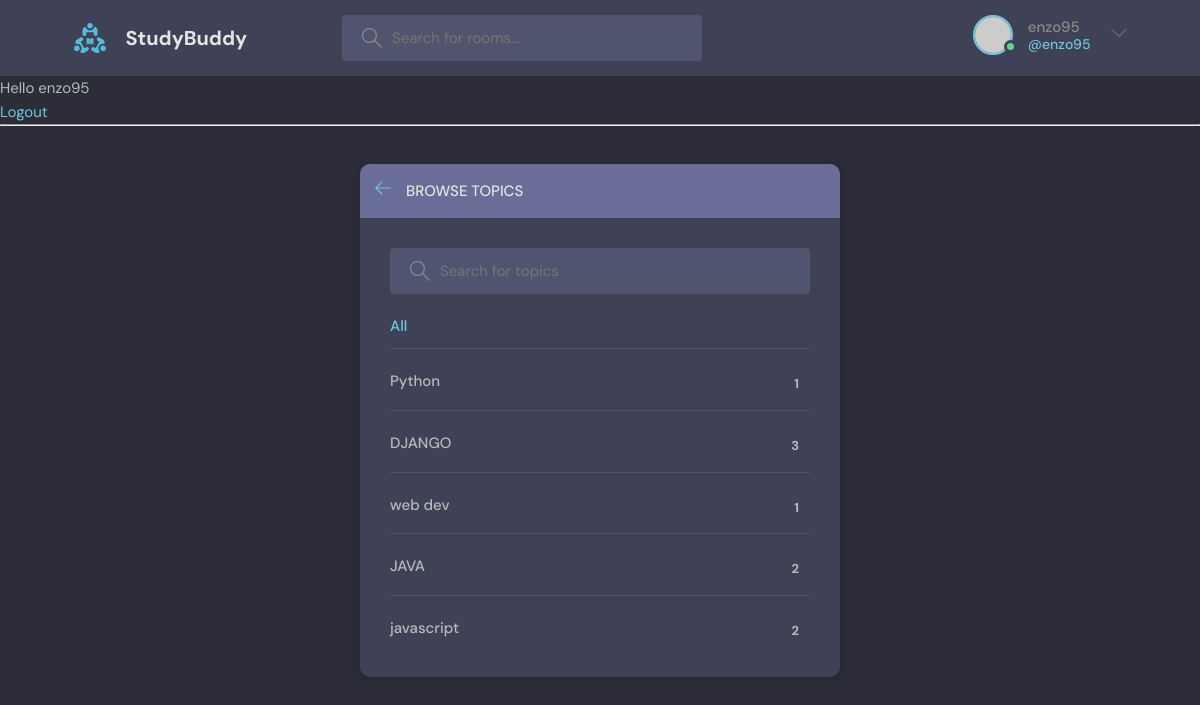
The app's page /topics/ (signed in) with its own data.
### base/models.py (models this page shows, shortened)
class Topic(models.Model):
    name = models.CharField(max_length=200)

### base/views.py (the view)
def topicsPage(request):
    q = request.GET.get('q') if request.GET.get('q') != None else ''
    topics = Topic.objects.filter(name__icontains=q)
    return render(request, 'base/topics.html', {'topics': topics})

### base/templates/base/topics.html (shortened to what this page needs)
{% extends 'main.html' %}
{% block content %}
      <div class="container">
        <div class="layout__box">
          <div class="layout__boxHeader">
            <div class="layout__boxTitle">
              <a href="{% url 'home' %}">
                <svg version="1.1" xmlns="http://www.w3.org/2000/svg" width="32" height="32" viewBox="0 0 32 32">
                  <title>arrow-left</title>
                  <path
                    d="M13.723 2.286l-13.723 13.714 13.719 13.714 1.616-1.611-10.96-10.96h27.625v-2.286h-27.625l10.965-10.965-1.616-1.607z"
                  ></path>
                </svg>
              </a>
              <h3>Browse Topics</h3>
            </div>
          </div>
          <div class="topics-page layout__body">
            <form action="" method="get" class="header__search">
              <label>
                <input name="q" placeholder="Search for topics" />
              </label>
            </form>
            <ul class="topics__list">
              <li>
                <a href="{% url 'topics' %}" class="active">All <span>{{topic.count}}</span></a>
              </li>
              {% for topic in topics %}
              <li>
                <a href="{% url 'home' %}?q={{topic.name}}">{{topic.name}} <span>{{topic.room_set.all.count}}</span></a>
              </li>
              {% endfor %}
            </ul>
          </div>
        </div>
      </div>
{% endblock %}

### templates/navbar.html (shortened to what this page needs)
{% load static %}
<header class="header header--loggedIn">
    <div class="container">
      <a href="{% url 'home' %}" class="header__logo">
        <img src="{% static 'images/logo.svg' %}" >
        <h1>StudyBuddy</h1>
      </a>
      <form class="header__search" method="get" action="{% url 'home' %}">
        <label>
          <input name="q" placeholder="Search for rooms..." />
        </label>
      </form>
      <nav class="header__menu">
      {% if request.user.is_authenticated %}
        <div class="header__user">
          <a href="{% url 'update-user' %}">
            <div class="avatar avatar--medium active">
              <img src="https://randomuser.me/api/portraits/men/37.jpg" />
            </div>
            <p>{{request.user.username}}<span>@{{request.user}}</span></p>
          </a>
          <button class="dropdown-button">
            <svg version="1.1" xmlns="http://www.w3.org/2000/svg" width="32" height="32" viewBox="0 0 32 32">
              <title>chevron-down</title>
              <path d="M16 21l-13-13h-3l16 16 16-16h-3l-13 13z"></path>
            </svg>
          </button>
        </div>
      {% else %}
          <a href="{% url 'login' %}">
          <img src="{% static 'images/avatar.svg' %}" />
          <p>Login</p>
        </a>
      {% endif %}
      </nav>
    </div>
  </header>
{% if request.user.is_authenticated %}
<p> Hello {{request.user}}</p>
<a href="{% url 'logout' %}" > Logout</a>
{% else %}
<a href="{% url 'login' %}" > Login</a>
{% endif %}
<hr>

### static/styles/style.css (style rules this page uses)
:root { --color-main: #71c6dd; --color-main-light: #e1f6fb; --color-dark: #3f4156; --color-dark-medium: #51546e; --color-dark-light: #696d97; --color-light: #e5e5e5; --color-gray: #8b8b8b; --color-light-gray: #b2bdbd; --color-bg: #2d2d39; --color-success: #5dd693; --color-error: #fc4b0b; }
* { font-family: "DM Sans", -apple-system, BlinkMacSystemFont, "Segoe UI", Roboto, Oxygen, Ubuntu, Cantarell, "Open Sans", "Helvetica Neue", sans-serif; margin: 0; padding: 0; box-sizing: border-box; text-rendering: optimizeLegibility; font-size: inherit; }
html { font-size: 56.25%; }
@media only screen and (min-width: 1200px) { html { font-size: 62.5%; } }
body { line-height: 1.6; font-weight: 400; font-size: 1.5rem; color: var(--color-light-gray); background-color: var(--color-bg); min-height: 100vh; }
img { width: 100%; }
a { display: inline-block; color: var(--color-main); text-decoration: none; }
.container { max-width: 120rem; width: 90%; margin: auto; }
.avatar { position: relative; display: inline-block; border-radius: 50%; border: 2px solid var(--color-main); }
.avatar img { display: block; border-radius: 50%; object-fit: cover; object-position: center; }
.avatar::after { content: ""; display: block; position: absolute; background-color: var(--color-gray); z-index: 111; border-radius: 50%; border: 0.3rem solid var(--color-dark); }
.avatar.active::after { background-color: var(--color-success); }
.avatar.avatar--medium img { width: 3.6rem; height: 3.6rem; border-radius: 50%; }
.avatar.avatar--medium:after { width: 0.7rem; height: 0.7rem; bottom: 0px; right: -6px; }
.header { padding: 1.5rem; background-color: var(--color-dark); }
.header > .container { display: flex; gap: 9.5rem; }
.header__logo, .header__user { display: flex; gap: 2rem; align-items: center; }
.header__logo > img { height: 3.2rem; width: 3.2rem; }
.header__logo > h1 { font-weight: 700; font-size: 2rem; color: var(--color-light); }
.header__search > label { background-color: var(--color-dark-medium); padding: 1.3rem 1rem; display: flex; align-items: center; gap: 1rem; border-radius: 4px; }
.header__search svg { fill: var(--color-gray); width: 2rem; height: 2rem; margin-left: 1rem; }
.header__search input { width: 30rem; background: transparent; border: none; outline: none; color: var(--color-light); }
.header__menu { margin-left: auto; position: relative; }
.header__menu a { display: flex; gap: 1.5rem; align-items: center; font-weight: 500; text-decoration: none; color: var(--color-gray); }
.header__menu img { height: 3.6rem; }
.header__menu p { line-height: 1.2; }
.header__menu span { color: var(--color-main); font-weight: 500; font-size: 1.4rem; display: block; }
.header__menu svg { width: 1.6rem; height: 1.6rem; fill: var(--color-dark-light); }
.dropdown-button { background: transparent; border: 0; outline: 0; cursor: pointer; }
.layout__box { width: 90%; max-width: 48rem; min-height: 40rem; position: absolute; top: 50%; left: 50%; transform: translate(-50%, -46%); background-color: var(--color-dark); border-radius: 1rem; box-shadow: 1px 1px 6px 3px rgba(0, 0, 0, 0.1); overflow: hidden; }
.layout__boxHeader { display: flex; padding: 1.5rem; background-color: var(--color-dark-light); }
.layout__boxTitle { display: flex; gap: 1.5rem; align-items: center; }
.layout__boxTitle h3 { text-transform: uppercase; font-weight: 500; color: var(--color-light); }
.layout__boxTitle svg { width: 1.6rem; height: 1.6rem; fill: var(--color-main); }
.layout__body { margin: 3rem; }
.topics__list { list-style: none; }
.topics__list li a { display: flex; justify-content: space-between; margin-bottom: 3rem; font-weight: 500; color: var(--color-light-gray); transition: all 0.3s ease-in-out; }
.topics__list li a.active, .topics__list li a:hover { color: var(--color-main); }
.topics__list li a span { padding: 0.5rem 1rem; background-color: var(--color-dark); border-radius: 3px; font-size: 1.3rem; font-weight: 700; letter-spacing: 1px; }
.topics-page .topics__list li:not(:last-child) a { margin: 2rem 0; padding-bottom: 1rem; text-decoration: none; border-bottom: 1px solid var(--color-dark-medium); }
.topics-page .header__search { display: block; }

### records on screen
Topic: name "Python", room_set.all.count "1"
Topic: name "DJANGO", room_set.all.count "3"
Topic: name "web dev", room_set.all.count "1"
Topic: name "JAVA", room_set.all.count "2"
Topic: name "javascript", room_set.all.count "2"

### other values on screen
{{ request.user.username }} "enzo95"
{{ request.user }} "enzo95"
